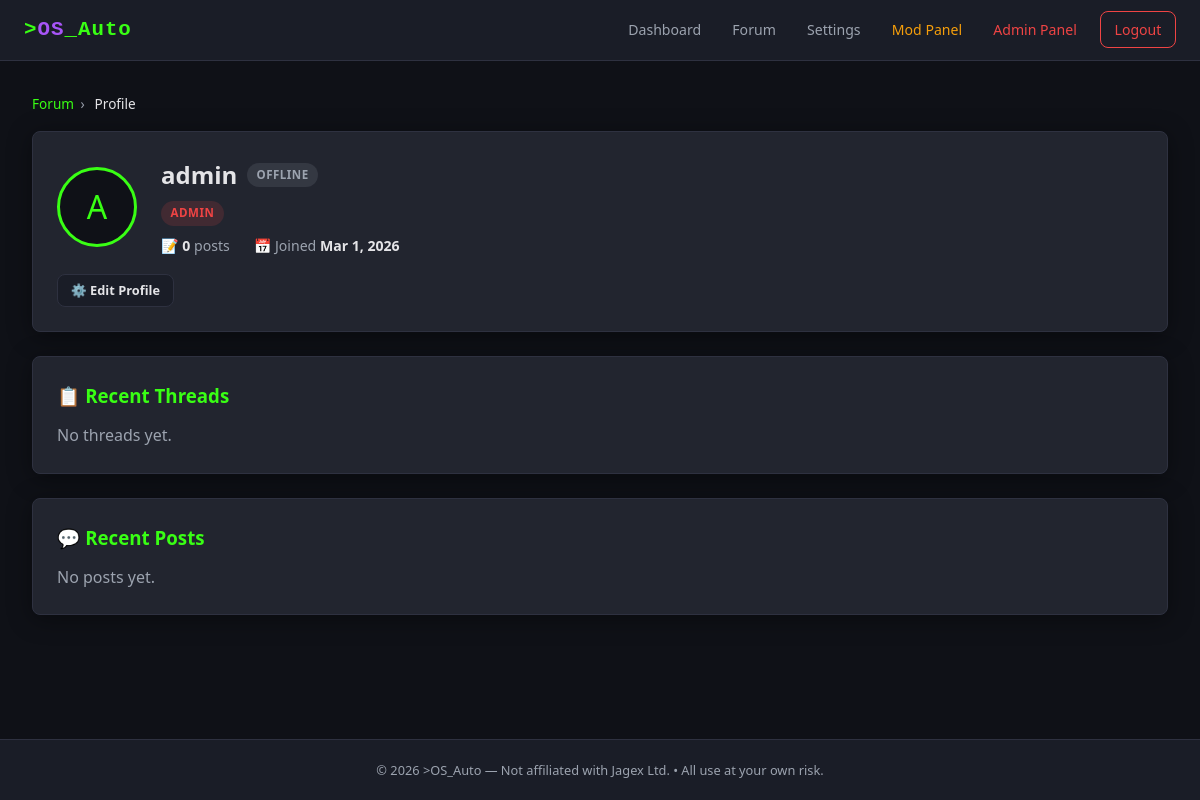
The app's page /forum/profile.php?id=1 (signed in) with its own data.
### tables this page shows
CREATE TABLE `users` (
  `user_id`         INT UNSIGNED    NOT NULL AUTO_INCREMENT,
  `username`        VARCHAR(32)     NOT NULL,
  `email`           VARCHAR(255)    NOT NULL,
  `password_hash`   VARCHAR(255)    NOT NULL,
  `hwid`            VARCHAR(128)    DEFAULT NULL,
  `hwid_updated_at` DATETIME        DEFAULT NULL,
  `role`            ENUM('user','moderator','admin') NOT NULL DEFAULT 'user',
  `created_at`      DATETIME        NOT NULL DEFAULT CURRENT_TIMESTAMP,
  PRIMARY KEY (`user_id`),
  UNIQUE KEY `uq_username` (`username`),
  UNIQUE KEY `uq_email`    (`email`)
);

### includes/functions.php (called while the page is built, shortened)
<?php
function e(string $value): string
{
    return htmlspecialchars($value, ENT_QUOTES, 'UTF-8');
}
function getSetting(PDO $pdo, string $key, string $default = ''): string
{
    static $cache = [];
    if (isset($cache[$key])) return $cache[$key];
    $stmt = $pdo->prepare('SELECT `setting_value` FROM `site_settings` WHERE `setting_key` = ?');
    $stmt->execute([$key]);
    $row = $stmt->fetch();
    $cache[$key] = $row ? ($row['setting_value'] ?? $default) : $default;
    return $cache[$key];
}
function settingEnabled(PDO $pdo, string $key): bool
{
    return getSetting($pdo, $key, '0') === '1';
}
function getAvatarUrl(PDO $pdo, ?string $avatarPath, string $username): string
{
    return '';
}

### forum/profile.php (the view, shortened to what this page needs)
<?php
require_once __DIR__ . '/../includes/db.php';
require_once __DIR__ . '/../includes/functions.php';
if (!settingEnabled($pdo, 'forum_user_profiles')) {
    redirect('/forum/index.php');
}
$userId = (int)($_GET['id'] ?? 0);
$uStmt = $pdo->prepare('SELECT * FROM `users` WHERE `user_id` = ?');
$uStmt->execute([$userId]);
$profile = $uStmt->fetch();
$avatarsEnabled = settingEnabled($pdo, 'forum_avatars');
$avUrl = $avatarsEnabled ? getAvatarUrl($pdo, $profile['avatar_path'], $profile['username']) : '';
$isOnline = false;
$threads = $pdo->prepare(
    'SELECT t.thread_id, t.title, t.reply_count, t.views, t.last_post_at, t.created_at,
            b.name AS board_name, b.board_id
     FROM `forum_threads` t
     JOIN `forum_boards` b ON b.board_id = t.board_id
     WHERE t.user_id = ? AND t.is_deleted = 0
     ORDER BY t.created_at DESC LIMIT 10'
);
$threads->execute([$userId]);
$userThreads = $threads->fetchAll();
$page     = max(1, (int)($_GET['page'] ?? 1));
$perPage  = 10;
$totalPosts = (int)$profile['post_count'];
$totalPages = max(1, (int)ceil($totalPosts / $perPage));
$page       = min($page, $totalPages);
$offset     = ($page - 1) * $perPage;
$postsStmt = $pdo->prepare(
    'SELECT p.post_id, p.body, p.created_at,
            t.thread_id, t.title AS thread_title,
            b.name AS board_name, b.board_id
     FROM `forum_posts` p
     JOIN `forum_threads` t ON t.thread_id = p.thread_id
     JOIN `forum_boards` b ON b.board_id = t.board_id
     WHERE p.user_id = ? AND p.is_deleted = 0 AND t.is_deleted = 0
     ORDER BY p.created_at DESC
     LIMIT ? OFFSET ?'
);
$postsStmt->execute([$userId, $perPage, $offset]);
$userPosts = $postsStmt->fetchAll();
require_once __DIR__ . '/../includes/header.php';
?>
<div class="breadcrumb">
  <a href="/forum/index.php">Forum</a><span class="sep">›</span>
  <span style="color:var(--text-primary);">Profile</span>
</div>
<div class="card">
  <div class="profile-header">
    <?php if ($avUrl): ?>
      <img src="<?= e($avUrl) ?>" alt="<?= e($profile['username']) ?>"
           style="width:80px;height:80px;border-radius:50%;object-fit:cover;
                  border:3px solid var(--accent-green);flex-shrink:0;">
    <?php else: ?>
      <div class="profile-avatar-lg">
        <?= strtoupper(mb_substr($profile['username'], 0, 1)) ?>
      </div>
    <?php endif; ?>
    <div>
      <div style="display:flex;align-items:center;gap:.6rem;flex-wrap:wrap;">
        <h1 style="font-size:1.5rem;margin:0;"><?= e($profile['username']) ?></h1>
        <?php if ($isOnline): ?>
          <span class="badge badge-green"><span class="dot dot-green" style="margin-right:3px;"></span> Online</span>
        <?php else: ?>
          <span class="badge" style="background:rgba(156,163,175,.15);color:var(--text-secondary);">Offline</span>
        <?php endif; ?>
      </div>
      <div style="margin-top:.3rem;">
        <span class="badge <?= $profile['role']==='admin'?'badge-red':($profile['role']==='moderator'?'badge-amber':'badge-blue') ?>">
          <?= e(ucfirst($profile['role'])) ?>
        </span>
      </div>
      <div style="display:flex;gap:1.5rem;flex-wrap:wrap;margin-top:.6rem;font-size:.88rem;color:var(--text-secondary);">
        <div>📝 <strong style="color:var(--text-primary);"><?= number_format($profile['post_count']) ?></strong> posts</div>
        <div>📅 Joined <strong style="color:var(--text-primary);"><?= e(date('M j, Y', strtotime($profile['created_at']))) ?></strong></div>
      </div>
    </div>
  </div>
  <?php if ($userId == $_SESSION['user_id']): ?>
    <div class="mt-1">
      <a href="/settings.php" class="btn btn-secondary btn-sm">⚙️ Edit Profile</a>
    </div>
  <?php endif; ?>
</div>
<div class="card">
  <h3>📋 Recent Threads</h3>
  <?php if ($userThreads): ?>
    <?php foreach ($userThreads as $ut): ?>
      <div style="padding:.5rem 0;border-bottom:1px solid var(--border-color);display:flex;justify-content:space-between;align-items:center;gap:.5rem;flex-wrap:wrap;">
        <div style="min-width:0;flex:1;">
          <a href="/forum/thread.php?id=<?= $ut['thread_id'] ?>" style="font-weight:600;"><?= e($ut['title']) ?></a>
          <div style="font-size:.75rem;color:var(--text-secondary);">
            in <a href="/forum/board.php?id=<?= $ut['board_id'] ?>"><?= e($ut['board_name']) ?></a>
            &middot; <?= timeAgo($ut['created_at']) ?>
          </div>
        </div>
        <div style="font-size:.75rem;color:var(--text-secondary);flex-shrink:0;">
          <?= $ut['reply_count'] ?> replies &middot; <?= $ut['views'] ?> views
        </div>
      </div>
    <?php endforeach; ?>
  <?php else: ?>
    <p style="color:var(--text-secondary);">No threads yet.</p>
  <?php endif; ?>
</div>
<div class="card">
  <h3>💬 Recent Posts</h3>
  <?php if ($userPosts): ?>
    <?php foreach ($userPosts as $up): ?>
      <div style="padding:.6rem 0;border-bottom:1px solid var(--border-color);">
        <div style="font-size:.82rem;color:var(--text-secondary);margin-bottom:.3rem;">
          In <a href="/forum/thread.php?id=<?= $up['thread_id'] ?>"><?= e($up['thread_title']) ?></a>
          &middot; <?= timeAgo($up['created_at']) ?>
        </div>
        <div style="font-size:.88rem;background:var(--bg-secondary);padding:.5rem .75rem;
                    border-radius:var(--radius);border-left:3px solid var(--accent-green);">
          <?= e(mb_strimwidth($up['body'], 0, 200, '…')) ?>
        </div>
      </div>
    <?php endforeach; ?>
    <?= pgHtml($page, $totalPages, "/forum/profile.php?id=$userId") ?>
  <?php else: ?>
    <p style="color:var(--text-secondary);">No posts yet.</p>
  <?php endif; ?>
</div>
<?php require_once __DIR__ . '/../includes/footer.php'; ?>

### includes/header.php (style rules this page uses)
*, *::before, *::after { box-sizing: border-box; margin: 0; padding: 0; }
:root { --bg-primary: #0f1117; --bg-secondary: #1a1d27; --bg-card: #22252f; --border-color: #2e3140; --text-primary: #e4e4e7; --text-secondary:#9ca3af; --accent-green: #39ff14; --accent-purple: #a855f7; --accent-red: #ef4444; --accent-amber: #f59e0b; --accent-blue: #3b82f6; --font-mono: 'Courier New', monospace; --font-main: 'Segoe UI', system-ui, -apple-system, sans-serif; --radius: 8px; --shadow: 0 4px 24px rgba(0,0,0,.4); --nav-height: 60px; }
html { overflow-x: hidden; -webkit-text-size-adjust: 100%; }
body { font-family: var(--font-main); background: var(--bg-primary); color: var(--text-primary); line-height: 1.6; min-height: 100vh; display: flex; flex-direction: column; overflow-x: hidden; max-width: 100vw; }
a { color: var(--accent-green); text-decoration: none; transition: color .2s; }
.card { background: var(--bg-card); border: 1px solid var(--border-color); border-radius: var(--radius); padding: 1.5rem; margin-bottom: 1.5rem; box-shadow: var(--shadow); overflow: hidden; }
.card h2, .card h3 { margin-bottom: .75rem; color: var(--accent-green); }
.btn { display: inline-block; padding: .6rem 1.4rem; border: none; border-radius: var(--radius); font-size: .9rem; font-weight: 600; cursor: pointer; transition: opacity .2s, transform .1s; text-align: center; }
.btn-secondary { background: var(--bg-secondary); color: var(--text-primary); border: 1px solid var(--border-color); }
.btn-sm { padding: .35rem .8rem; font-size: .8rem; }
.badge { display: inline-block; padding: .2rem .6rem; border-radius: 20px; font-size: .72rem; font-weight: 700; text-transform: uppercase; letter-spacing: .5px; }
.badge-red { background: rgba(239,68,68,.15); color: var(--accent-red); }
.breadcrumb { font-size: .85rem; color: var(--text-secondary); margin-bottom: 1rem; overflow-x: auto; white-space: nowrap; }
.breadcrumb .sep { margin: 0 .4rem; }
.mt-1 { margin-top: 1rem; }

### includes/forum_helpers.php (style rules this page uses)
.profile-header { display:flex;gap:1.5rem;align-items:center; }
.profile-avatar-lg { width:80px;height:80px;border-radius:50%;background:var(--bg-primary);border:3px solid var(--accent-green);display:flex;align-items:center;justify-content:center;font-size:2rem;color:var(--accent-green);flex-shrink:0; }

### records on screen
users: username "A", username "admin", role "ADMIN", post_count "0", created_at "Mar 1, 2026"
